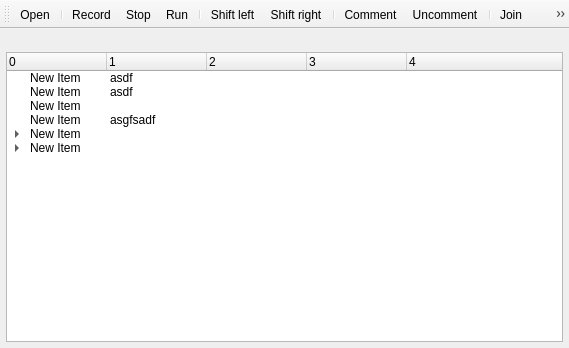
<?xml version="1.0" encoding="UTF-8"?>
<ui version="4.0">
 <class>MainView</class>
 <widget class="QMainWindow" name="MainView">
  <property name="geometry">
   <rect>
    <x>0</x>
    <y>0</y>
    <width>569</width>
    <height>348</height>
   </rect>
  </property>
  <property name="windowTitle">
   <string>PyGUIBot</string>
  </property>
  <widget class="QWidget" name="centralWidget">
   <property name="acceptDrops">
    <bool>true</bool>
   </property>
   <layout class="QVBoxLayout" name="verticalLayout">
    <property name="spacing">
     <number>3</number>
    </property>
    <property name="leftMargin">
     <number>6</number>
    </property>
    <property name="topMargin">
     <number>6</number>
    </property>
    <property name="rightMargin">
     <number>6</number>
    </property>
    <property name="bottomMargin">
     <number>6</number>
    </property>
    <item>
     <widget class="QLabel" name="status_label">
      <property name="sizePolicy">
       <sizepolicy hsizetype="Expanding" vsizetype="Preferred">
        <horstretch>0</horstretch>
        <verstretch>0</verstretch>
       </sizepolicy>
      </property>
     </widget>
    </item>
    <item>
     <widget class="QTreeWidget" name="commands_tree">
      <property name="acceptDrops">
       <bool>true</bool>
      </property>
      <property name="dragEnabled">
       <bool>true</bool>
      </property>
      <property name="dragDropMode">
       <enum>QAbstractItemView::InternalMove</enum>
      </property>
      <property name="selectionMode">
       <enum>QAbstractItemView::ContiguousSelection</enum>
      </property>
      <property name="selectionBehavior">
       <enum>QAbstractItemView::SelectItems</enum>
      </property>
      <property name="expandsOnDoubleClick">
       <bool>false</bool>
      </property>
      <column>
       <property name="text">
        <string>0</string>
       </property>
      </column>
      <column>
       <property name="text">
        <string>1</string>
       </property>
      </column>
      <column>
       <property name="text">
        <string>2</string>
       </property>
      </column>
      <column>
       <property name="text">
        <string>3</string>
       </property>
      </column>
      <column>
       <property name="text">
        <string>4</string>
       </property>
      </column>
      <item>
       <property name="text">
        <string>New Item</string>
       </property>
       <property name="text">
        <string>asdf</string>
       </property>
      </item>
      <item>
       <property name="text">
        <string>New Item</string>
       </property>
       <property name="text">
        <string>asdf</string>
       </property>
      </item>
      <item>
       <property name="text">
        <string>New Item</string>
       </property>
      </item>
      <item>
       <property name="text">
        <string>New Item</string>
       </property>
       <property name="text">
        <string>asgfsadf</string>
       </property>
      </item>
      <item>
       <property name="text">
        <string>New Item</string>
       </property>
       <item>
        <property name="text">
         <string>New Item</string>
        </property>
       </item>
      </item>
      <item>
       <property name="text">
        <string>New Item</string>
       </property>
       <item>
        <property name="text">
         <string>New Item</string>
        </property>
       </item>
      </item>
     </widget>
    </item>
   </layout>
  </widget>
  <widget class="QMenuBar" name="menuBar">
   <property name="geometry">
    <rect>
     <x>0</x>
     <y>0</y>
     <width>569</width>
     <height>19</height>
    </rect>
   </property>
  </widget>
  <widget class="QToolBar" name="toolbar">
   <property name="windowTitle">
    <string>Abc</string>
   </property>
   <attribute name="toolBarArea">
    <enum>TopToolBarArea</enum>
   </attribute>
   <attribute name="toolBarBreak">
    <bool>false</bool>
   </attribute>
   <addaction name="open_button"/>
   <addaction name="separator"/>
   <addaction name="record_button"/>
   <addaction name="stop_button"/>
   <addaction name="run_button"/>
   <addaction name="separator"/>
   <addaction name="shift_left_button"/>
   <addaction name="shift_right_button"/>
   <addaction name="separator"/>
   <addaction name="comment_button"/>
   <addaction name="uncomment_button"/>
   <addaction name="separator"/>
   <addaction name="join_button"/>
   <addaction name="split_button"/>
  </widget>
  <action name="run_button">
   <property name="icon">
    <iconset>
     <normalon>../images/32/run.png</normalon>
    </iconset>
   </property>
   <property name="text">
    <string>Run</string>
   </property>
  </action>
  <action name="stop_button">
   <property name="icon">
    <iconset>
     <normalon>../images/32/stop.png</normalon>
    </iconset>
   </property>
   <property name="text">
    <string>Stop</string>
   </property>
  </action>
  <action name="record_button">
   <property name="icon">
    <iconset>
     <normalon>../images/32/record.png</normalon>
    </iconset>
   </property>
   <property name="text">
    <string>Record</string>
   </property>
  </action>
  <action name="comment_button">
   <property name="icon">
    <iconset>
     <normalon>../images/32/comment.png</normalon>
    </iconset>
   </property>
   <property name="text">
    <string>Comment</string>
   </property>
  </action>
  <action name="uncomment_button">
   <property name="icon">
    <iconset>
     <normalon>../images/32/uncomment.png</normalon>
    </iconset>
   </property>
   <property name="text">
    <string>Uncomment</string>
   </property>
  </action>
  <action name="shift_left_button">
   <property name="icon">
    <iconset>
     <normalon>../images/32/move-left.png</normalon>
    </iconset>
   </property>
   <property name="text">
    <string>Shift left</string>
   </property>
  </action>
  <action name="shift_right_button">
   <property name="icon">
    <iconset>
     <normalon>../images/32/move-right.png</normalon>
    </iconset>
   </property>
   <property name="text">
    <string>Shift right</string>
   </property>
  </action>
  <action name="open_button">
   <property name="icon">
    <iconset>
     <normalon>../images/32/open.png</normalon>
    </iconset>
   </property>
   <property name="text">
    <string>Open</string>
   </property>
  </action>
  <action name="join_button">
   <property name="icon">
    <iconset>
     <normalon>../images/32/join.png</normalon>
    </iconset>
   </property>
   <property name="text">
    <string>Join</string>
   </property>
  </action>
  <action name="split_button">
   <property name="icon">
    <iconset>
     <normalon>../images/32/split.png</normalon>
    </iconset>
   </property>
   <property name="text">
    <string>Split</string>
   </property>
  </action>
 </widget>
 <layoutdefault spacing="6" margin="11"/>
 <resources/>
 <connections/>
</ui>
